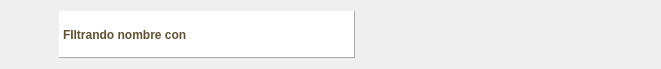
<?xml version="1.0" encoding="UTF-8"?>
<ui version="4.0">
 <class>Frame</class>
 <widget class="QFrame" name="Frame">
  <property name="geometry">
   <rect>
    <x>0</x>
    <y>0</y>
    <width>661</width>
    <height>69</height>
   </rect>
  </property>
  <property name="windowIcon">
   <iconset resource="resources.qrc">
    <normaloff>:/icon.ico</normaloff>:/icon.ico</iconset>
  </property>
  <layout class="QHBoxLayout" name="horizontalLayout">
   <property name="spacing">
    <number>8</number>
   </property>
   <item>
    <widget class="QFrame" name="frame">
     <property name="sizePolicy">
      <sizepolicy hsizetype="Fixed" vsizetype="Preferred">
       <horstretch>0</horstretch>
       <verstretch>0</verstretch>
      </sizepolicy>
     </property>
     <layout class="QVBoxLayout" name="verticalLayout">
      <property name="spacing">
       <number>0</number>
      </property>
      <property name="margin">
       <number>0</number>
      </property>
      <item>
       <widget class="QPushButton" name="pushButton">
        <property name="sizePolicy">
         <sizepolicy hsizetype="Minimum" vsizetype="Preferred">
          <horstretch>0</horstretch>
          <verstretch>0</verstretch>
         </sizepolicy>
        </property>
        <property name="text">
         <string/>
        </property>
        <property name="iconSize">
         <size>
          <width>32</width>
          <height>32</height>
         </size>
        </property>
        <property name="flat">
         <bool>true</bool>
        </property>
       </widget>
      </item>
     </layout>
    </widget>
   </item>
   <item>
    <widget class="QFrame" name="frame_2">
     <property name="styleSheet">
      <string notr="true">background-color:#FFFFFF;</string>
     </property>
     <property name="frameShape">
      <enum>QFrame::Panel</enum>
     </property>
     <property name="frameShadow">
      <enum>QFrame::Raised</enum>
     </property>
     <layout class="QHBoxLayout" name="horizontalLayout_2">
      <property name="margin">
       <number>0</number>
      </property>
      <item>
       <widget class="QLabel" name="label">
        <property name="font">
         <font>
          <weight>75</weight>
          <bold>true</bold>
         </font>
        </property>
        <property name="styleSheet">
         <string notr="true">color:#605030; background-color:qlineargradient(x1:0, y1:0, x2:0, y2:1, stop:0 #FFF098, stop:.30 #FFC864); border-top-left-radius: 3px; border-top-right-radius: 3px;</string>
        </property>
        <property name="text">
         <string>FIltrando nombre con</string>
        </property>
        <property name="margin">
         <number>3</number>
        </property>
        <property name="indent">
         <number>3</number>
        </property>
        <property name="buddy">
         <cstring>filterED</cstring>
        </property>
       </widget>
      </item>
      <item>
       <widget class="QLineEdit" name="filterED">
        <property name="sizePolicy">
         <sizepolicy hsizetype="Expanding" vsizetype="Preferred">
          <horstretch>0</horstretch>
          <verstretch>0</verstretch>
         </sizepolicy>
        </property>
        <property name="frame">
         <bool>false</bool>
        </property>
       </widget>
      </item>
     </layout>
    </widget>
   </item>
   <item>
    <spacer name="horizontalSpacer">
     <property name="orientation">
      <enum>Qt::Horizontal</enum>
     </property>
     <property name="sizeHint" stdset="0">
      <size>
       <width>40</width>
       <height>20</height>
      </size>
     </property>
    </spacer>
   </item>
  </layout>
 </widget>
 <resources>
  <include location="resources.qrc"/>
 </resources>
 <connections/>
</ui>
